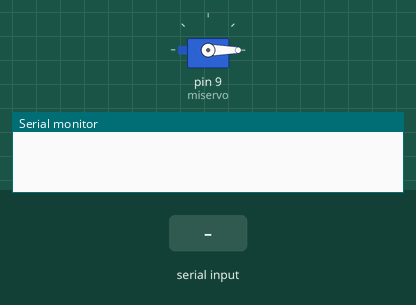
The sketch below on a simulated Arduino Uno, built with avr-gcc and run on an emulated ATmega328P. Parts: servo, the last lines printed to the serial monitor. The inputs (shaded band) are chosen by the test bench.

Above: at 1.2 s.
1.3 s: "a" received over the second serial link
At 2.4 s:
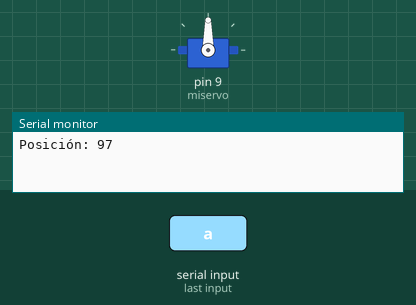
2.8 s: "1" received over the second serial link
At 3.6 s:
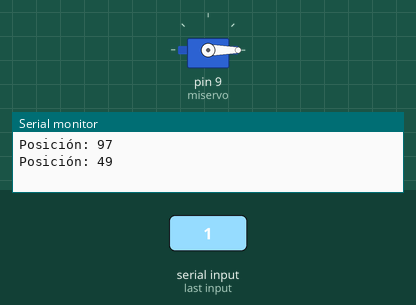
Timing chart, 0 to 5.8 s (numbered marks = the images above; inputs shaded):
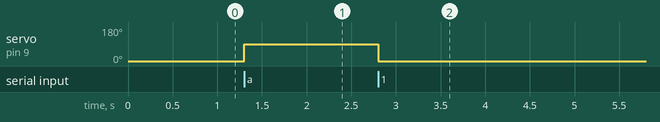

The sketch:

bluetooth.ino
```cpp
#include <SoftwareSerial.h>
#include <Servo.h>

// HC-06 TX conectado a pin 2
// HC-06 RX conectado a pin 3
SoftwareSerial BT(2, 3);

// Crear objeto servo
Servo miservo;
// Posición servo
int prevReceived = 0;
int received = 0;

void moveServo(int pos) {
  // Mueve el servo a la posición pos
  miservo.write(pos);
  delay(15);
}

void setup()
{
  BT.begin(9600);
  Serial.begin(9600);

  // Iniciar servo en pin 9
  miservo.attach(9);
  moveServo(0);
}

void loop()
{
  // Guardar datos recibidos
  if (BT.available()) {
    received = BT.read();
    Serial.print("Posición: ");
    Serial.println(received);
  }

  if (received != prevReceived) {
    // Mover Servo
    if (received == 97) {
      moveServo(90);
    }
    else {
      moveServo(0);
    }
    prevReceived = received;
  }
}
```

Measured:
- after the input at 1.3 s, servo on pin 9 (miservo): 0° → 90° at once
- after the input at 2.8 s, servo on pin 9 (miservo): 90° → 0° at once
